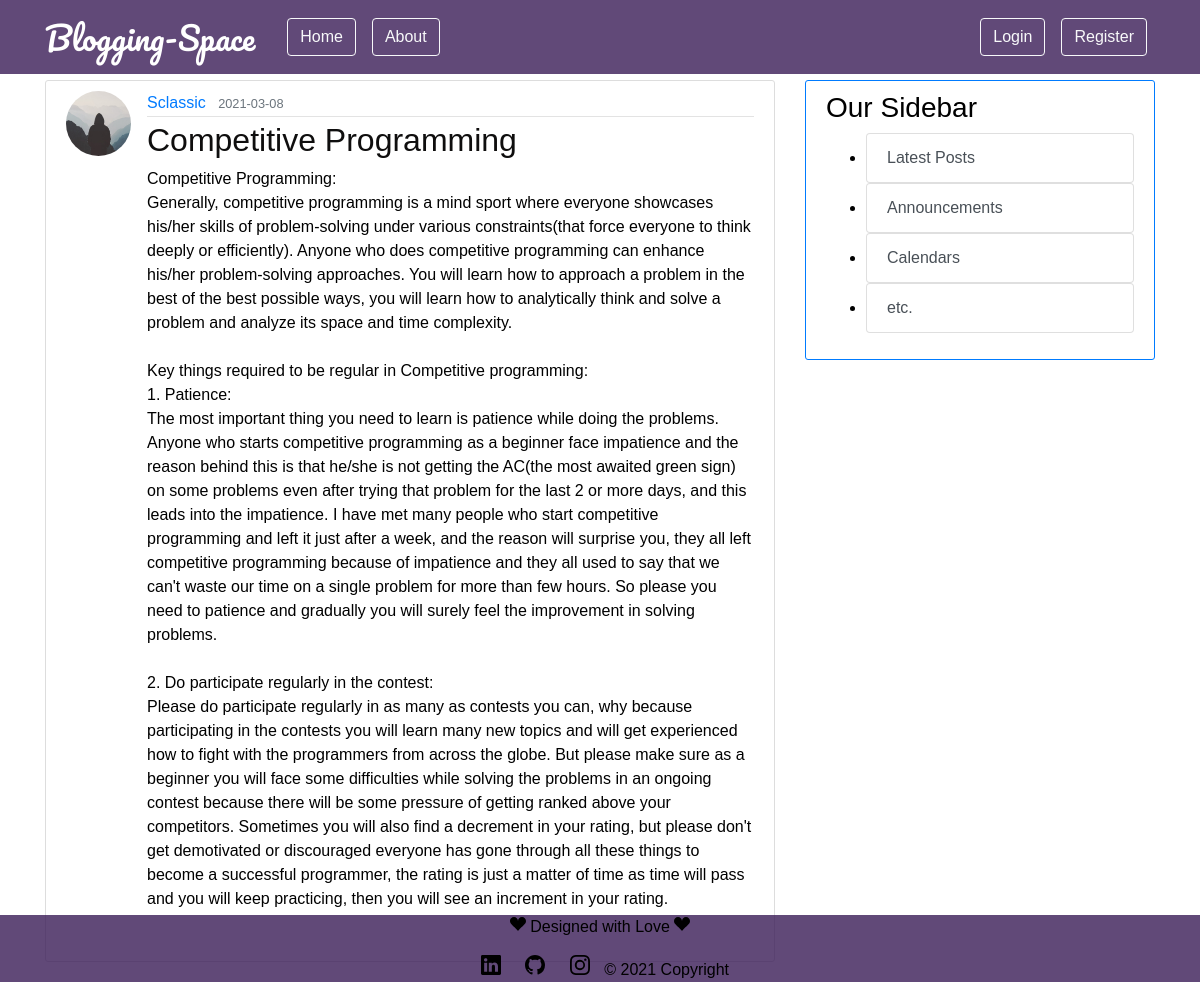
/post/1, run on the app's committed database.
### flaskblog/models.py (models this page shows, shortened)
class User(db.Model, UserMixin):
    id = db.Column(db.Integer, primary_key=True)
    username = db.Column(db.String(20), unique=True, nullable=False)
    email = db.Column(db.String(120), unique=True, nullable=False)
    image_file = db.Column(db.String(20), nullable=False,
                           default='default.jpg')
    password = db.Column(db.String(60), nullable=False)
    posts = db.relationship('Post', backref='author', lazy=True)

class Post(db.Model):
    id = db.Column(db.Integer, primary_key=True)
    title = db.Column(db.String(100), nullable=False)
    date_posted = db.Column(db.DateTime, nullable=False,
                            default=datetime.utcnow)
    content = db.Column(db.Text, nullable=False)
    user_id = db.Column(db.Integer, db.ForeignKey('user.id'), nullable=False)

### flaskblog/posts/routes.py (the view)
@posts.route("/post/<int:post_id>")
def post(post_id):
    post = Post.query.get_or_404(post_id)
    return render_template('post.html', title=post.title, post=post)

### flaskblog/templates/post.html (shortened to what this page needs)
{% extends "layout.html" %}
{% block content %}
<article class="media content-section">
    <img class="rounded-circle article-img"
        src="{{ url_for('static', filename='profile_pics/' + post.author.image_file) }}">
    <div class="media-body">
        <div class="article-metadata">
            <a class="mr-2" href="{{ url_for('users.user_posts', username=post.author.username) }}">{{
                post.author.username }}</a>
            <small class="text-muted">{{ post.date_posted.strftime('%Y-%m-%d') }}</small>
        </div>
        <h2 class="article-title">{{ post.title }}</h2>
        <p class="article-content">{{ post.content }}</p>
    </div>
</article>
{% endblock content %}

### flaskblog/static/main.css (style rules this page uses)
body { font-family: "Archivo", sans-serif; color: #1c1c1d; margin-top: 5rem; }
h1, h2, h3, h4, h5, h6 { color: #222020; }
.content-section { background: #ffffff; padding: 10px 20px; border: 1px solid #dddddd; border-radius: 3px; margin-bottom: 20px; }
.article-title { color: #0f0e0e; }
.article-content { white-space: pre-line; }
.article-img { height: 65px; width: 65px; margin-right: 16px; }
.article-metadata { padding-bottom: 1px; margin-bottom: 4px; border-bottom: 1px solid #e3e3e3; }

### data on the page
User: image_file (placeholder picture), author.username "Sclassic"
Post: date_posted "2021-03-08", title "Competitive Programming", content "Competitive Programming: Generally, competitive programming is a mind sport where everyone showcases his/her skills of problem-solving under various constraints(that force everyone to think deeply or efficiently). Anyone who does competitive programming can enhance his/her problem-solving approaches. You will learn how to approach a problem in the best of the best possible ways, you will learn how to analytically think and solve a problem and analyze its space and time complexity. Key things required to be regular in Competitive programming: 1. Patience: The most important thing you need to learn is patience while doing the problems. Anyone who starts competitive programming as a beginner…"
